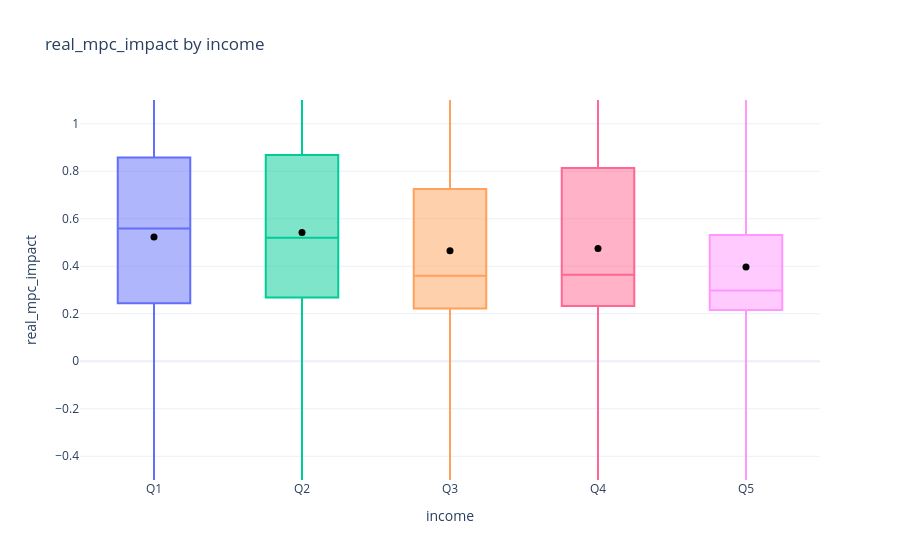
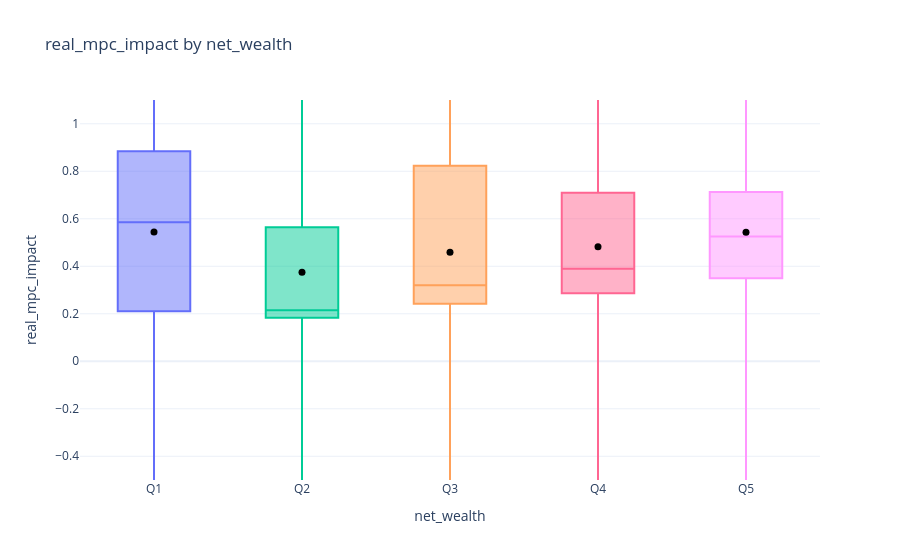
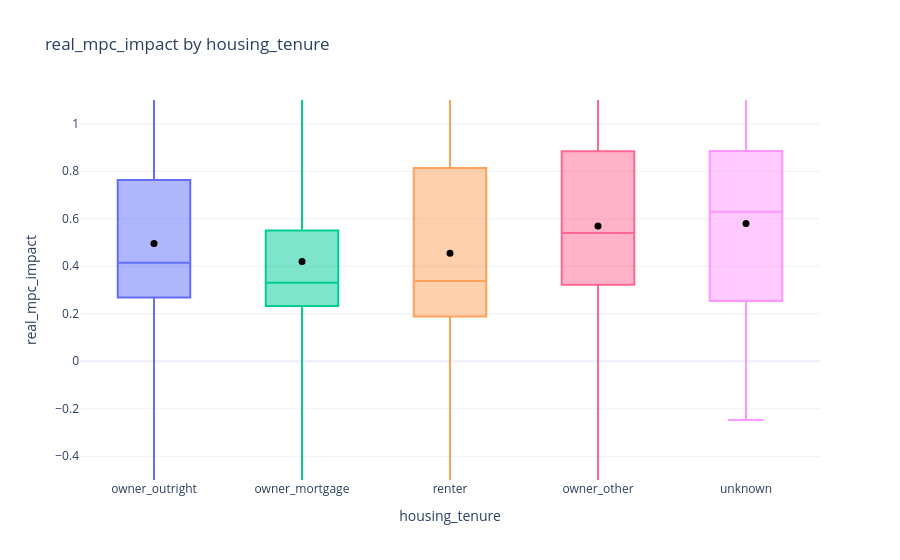
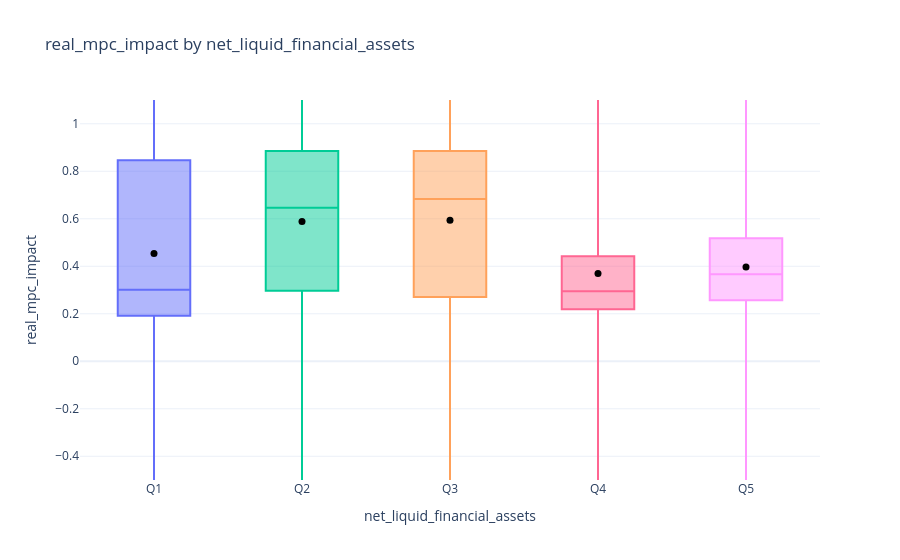

Notebook cell for these charts, in order:
### Markdown cell above
## Results and plots

### Code cell
if outputs is not None:
    panel = pd.read_csv(outputs["analysis_dir"] / "household_mpc_panel.csv")
    summary = pd.read_csv(outputs["analysis_dir"] / "household_mpc_summary.csv")
    identified_cumulative = panel["cumulative_mpc_identified"].fillna(False).astype(bool)
    plot_panel = panel.copy()
    plot_panel["real_cmpc_4q"] = plot_panel["real_cmpc_4q"].where(identified_cumulative)
    plot_mpc_panel(
        plot_panel,
        variables=[
            "income",
            "net_wealth",
            "housing_tenure",
            "net_liquid_financial_assets",
            "illiquid_financial_assets",
            "housing_wealth",
        ],
        mpc_columns=["real_mpc_impact", "real_cmpc_4q"],
        plot_kind="box_only",
        y_range=(-0.5, 1.1),
        winsor_quantiles=(0, 1),
        # winsor_quantiles=(0.01, 0.99),
        winsor_mode="trim",
        output_dir=outputs["analysis_dir"] / "plots",
        output_format="png",
    )
    summary

### Figure 1 — Plotly figure (JSON) as saved in the notebook; plotly's stock layout.template omitted (floating-point values rounded to 4 significant figures; data arrays with more than 128 entries replaced by an {"elided": "..."} marker saying what was removed)
{"data": [{"boxpoints": false, "name": "Q1", "type": "box", "y": {"elided": "27962 float values"}}, {"marker": {"color": "black", "size": 7}, "mode": "markers", "name": "Q1 mean", "showlegend": false, "type": "scatter", "x": ["Q1"], "y": [0.5233]}, {"boxpoints": false, "name": "Q2", "type": "box", "y": {"elided": "27961 float values"}}, {"marker": {"color": "black", "size": 7}, "mode": "markers", "name": "Q2 mean", "showlegend": false, "type": "scatter", "x": ["Q2"], "y": [0.5425]}, {"boxpoints": false, "name": "Q3", "type": "box", "y": {"elided": "27962 float values"}}, {"marker": {"color": "black", "size": 7}, "mode": "markers", "name": "Q3 mean", "showlegend": false, "type": "scatter", "x": ["Q3"], "y": [0.4651]}, {"boxpoints": false, "name": "Q4", "type": "box", "y": {"elided": "27961 float values"}}, {"marker": {"color": "black", "size": 7}, "mode": "markers", "name": "Q4 mean", "showlegend": false, "type": "scatter", "x": ["Q4"], "y": [0.4746]}, {"boxpoints": false, "name": "Q5", "type": "box", "y": {"elided": "27962 float values"}}, {"marker": {"color": "black", "size": 7}, "mode": "markers", "name": "Q5 mean", "showlegend": false, "type": "scatter", "x": ["Q5"], "y": [0.3967]}], "layout": {"showlegend": false, "title": {"text": "real_mpc_impact by income"}, "xaxis": {"categoryarray": ["Q1", "Q2", "Q3", "Q4", "Q5"], "categoryorder": "array", "title": {"text": "income"}}, "yaxis": {"range": [-0.5, 1.1], "title": {"text": "real_mpc_impact"}}}}

### Figure 2 — Plotly figure (JSON) as saved in the notebook; plotly's stock layout.template omitted (floating-point values rounded to 4 significant figures; data arrays with more than 128 entries replaced by an {"elided": "..."} marker saying what was removed)
{"data": [{"boxpoints": false, "name": "Q1", "type": "box", "y": {"elided": "27962 float values"}}, {"marker": {"color": "black", "size": 7}, "mode": "markers", "name": "Q1 mean", "showlegend": false, "type": "scatter", "x": ["Q1"], "y": [0.5442]}, {"boxpoints": false, "name": "Q2", "type": "box", "y": {"elided": "27961 float values"}}, {"marker": {"color": "black", "size": 7}, "mode": "markers", "name": "Q2 mean", "showlegend": false, "type": "scatter", "x": ["Q2"], "y": [0.3746]}, {"boxpoints": false, "name": "Q3", "type": "box", "y": {"elided": "27962 float values"}}, {"marker": {"color": "black", "size": 7}, "mode": "markers", "name": "Q3 mean", "showlegend": false, "type": "scatter", "x": ["Q3"], "y": [0.4585]}, {"boxpoints": false, "name": "Q4", "type": "box", "y": {"elided": "27961 float values"}}, {"marker": {"color": "black", "size": 7}, "mode": "markers", "name": "Q4 mean", "showlegend": false, "type": "scatter", "x": ["Q4"], "y": [0.4819]}, {"boxpoints": false, "name": "Q5", "type": "box", "y": {"elided": "27962 float values"}}, {"marker": {"color": "black", "size": 7}, "mode": "markers", "name": "Q5 mean", "showlegend": false, "type": "scatter", "x": ["Q5"], "y": [0.5429]}], "layout": {"showlegend": false, "title": {"text": "real_mpc_impact by net_wealth"}, "xaxis": {"categoryarray": ["Q1", "Q2", "Q3", "Q4", "Q5"], "categoryorder": "array", "title": {"text": "net_wealth"}}, "yaxis": {"range": [-0.5, 1.1], "title": {"text": "real_mpc_impact"}}}}

### Figure 3 — Plotly figure (JSON) as saved in the notebook; plotly's stock layout.template omitted (floating-point values rounded to 4 significant figures; data arrays with more than 128 entries replaced by an {"elided": "..."} marker saying what was removed)
{"data": [{"boxpoints": false, "name": "owner_outright", "type": "box", "y": {"elided": "78935 float values"}}, {"marker": {"color": "black", "size": 7}, "mode": "markers", "name": "owner_outright mean", "showlegend": false, "type": "scatter", "x": ["owner_outright"], "y": [0.4962]}, {"boxpoints": false, "name": "owner_mortgage", "type": "box", "y": {"elided": "3624 float values"}}, {"marker": {"color": "black", "size": 7}, "mode": "markers", "name": "owner_mortgage mean", "showlegend": false, "type": "scatter", "x": ["owner_mortgage"], "y": [0.4195]}, {"boxpoints": false, "name": "renter", "type": "box", "y": {"elided": "53399 float values"}}, {"marker": {"color": "black", "size": 7}, "mode": "markers", "name": "renter mean", "showlegend": false, "type": "scatter", "x": ["renter"], "y": [0.4548]}, {"boxpoints": false, "name": "owner_other", "type": "box", "y": {"elided": "3788 float values"}}, {"marker": {"color": "black", "size": 7}, "mode": "markers", "name": "owner_other mean", "showlegend": false, "type": "scatter", "x": ["owner_other"], "y": [0.5698]}, {"boxpoints": false, "name": "unknown", "type": "box", "y": [0.281, 0.1847, 0.3673, 0.4996, 0.1865, 0.885, 0.885, 0.885, 0.885, 0.885, 0.8286, 0.8334, 0.885, 0.2315, 0.2969, 0.334, 0.2326, -0.02698, 0.3444, 1.062, 0.2413, 0.885, 0.8297, 0.2812, 0.2514, 0.2339, 0.805, -0.09, 0.2961, 0.885, 0.9002, 0.2537, 0.1941, 0.5826, 0.3697, 0.303, 0.152, 0.257, 0.1766, 0.1802, -0.2476, 0.2741, 0.885, 0.885, 0.885, 0.627, 0.8843, 0.885, 1.875, 0.316, 0.9115, 0.9133, 0.8848, 0.1127, 0.885, 0.885, 0.885, 0.9602, 0.885, 0.885, 0.8849, 0.6317]}, {"marker": {"color": "black", "size": 7}, "mode": "markers", "name": "unknown mean", "showlegend": false, "type": "scatter", "x": ["unknown"], "y": [0.5798]}], "layout": {"showlegend": false, "title": {"text": "real_mpc_impact by housing_tenure"}, "xaxis": {"categoryarray": ["owner_outright", "owner_mortgage", "renter", "owner_other", "unknown"], "categoryorder": "array", "title": {"text": "housing_tenure"}}, "yaxis": {"range": [-0.5, 1.1], "title": {"text": "real_mpc_impact"}}}}

### Figure 4 — Plotly figure (JSON) as saved in the notebook; plotly's stock layout.template omitted (floating-point values rounded to 4 significant figures; data arrays with more than 128 entries replaced by an {"elided": "..."} marker saying what was removed)
{"data": [{"boxpoints": false, "name": "Q1", "type": "box", "y": {"elided": "27962 float values"}}, {"marker": {"color": "black", "size": 7}, "mode": "markers", "name": "Q1 mean", "showlegend": false, "type": "scatter", "x": ["Q1"], "y": [0.4538]}, {"boxpoints": false, "name": "Q2", "type": "box", "y": {"elided": "27961 float values"}}, {"marker": {"color": "black", "size": 7}, "mode": "markers", "name": "Q2 mean", "showlegend": false, "type": "scatter", "x": ["Q2"], "y": [0.5881]}, {"boxpoints": false, "name": "Q3", "type": "box", "y": {"elided": "27962 float values"}}, {"marker": {"color": "black", "size": 7}, "mode": "markers", "name": "Q3 mean", "showlegend": false, "type": "scatter", "x": ["Q3"], "y": [0.5941]}, {"boxpoints": false, "name": "Q4", "type": "box", "y": {"elided": "27961 float values"}}, {"marker": {"color": "black", "size": 7}, "mode": "markers", "name": "Q4 mean", "showlegend": false, "type": "scatter", "x": ["Q4"], "y": [0.3697]}, {"boxpoints": false, "name": "Q5", "type": "box", "y": {"elided": "27962 float values"}}, {"marker": {"color": "black", "size": 7}, "mode": "markers", "name": "Q5 mean", "showlegend": false, "type": "scatter", "x": ["Q5"], "y": [0.3965]}], "layout": {"showlegend": false, "title": {"text": "real_mpc_impact by net_liquid_financial_assets"}, "xaxis": {"categoryarray": ["Q1", "Q2", "Q3", "Q4", "Q5"], "categoryorder": "array", "title": {"text": "net_liquid_financial_assets"}}, "yaxis": {"range": [-0.5, 1.1], "title": {"text": "real_mpc_impact"}}}}
